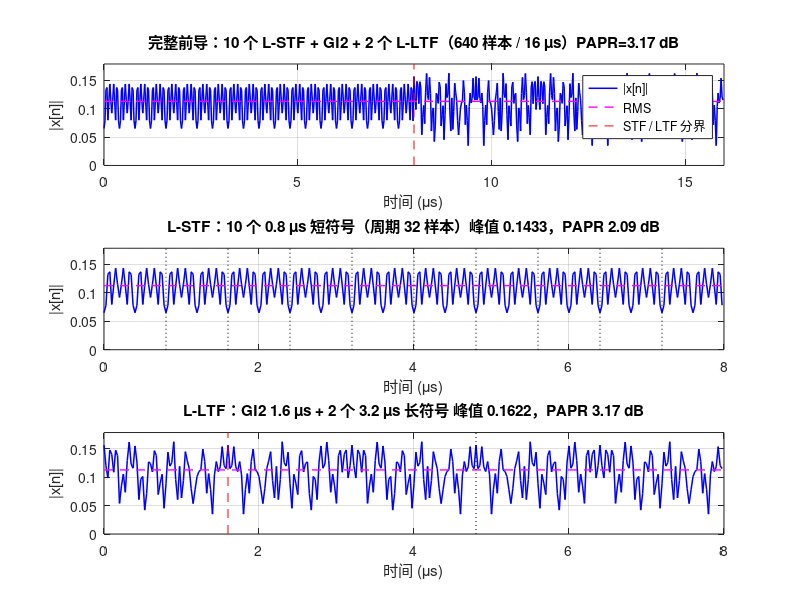
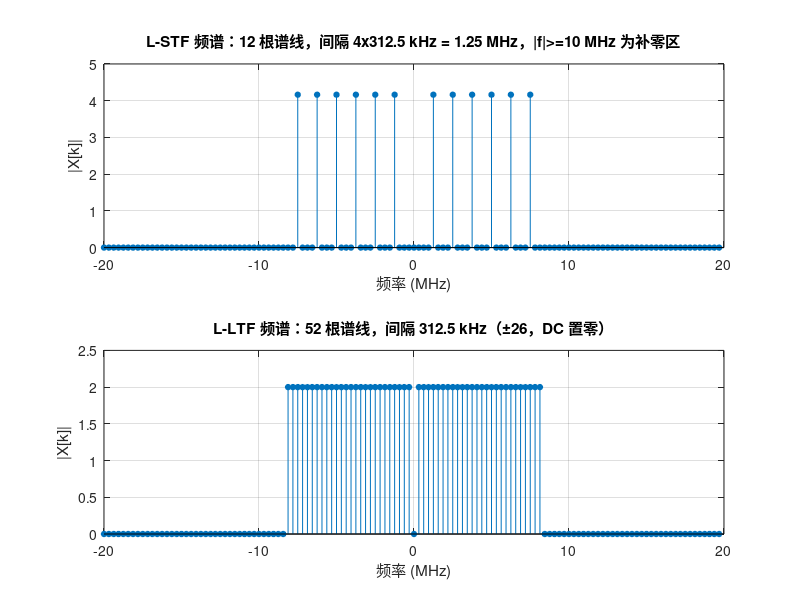

The MATLAB source for these figures, in order: (Note: this script raises an error after producing the figures.)
function varargout = tx_preamble(sample_rate_hz, plot_enable)
%tx_preamble  前导序列（L-STF + L-LTF）
%
%   用法一（接口，供组帧调用）：
%     preamble = tx_preamble(40e6)         生成并绘图，返回波形
%     preamble = tx_preamble(40e6, false)  只生成不绘图
%
%   用法二（独立运行，保留脚本式运行能力）：
%     tx_preamble                         直接运行，等价于原 preambleone_fixed 脚本
%
%   输入：
%     sample_rate_hz - 采样率（Hz，默认 40e6）
%     plot_enable    - true 时按原 preambleone_fixed 的绘图输出（默认 true）
%   输出 preamble_waveform：前导序列复基带波形，1×N 行向量。
%
%   实现依据 preambleone.m / preambleone_fixed.m：64 点频域序列（自然频率
%   顺序）→ 频域中间补零到 128 点 → 128 点 IFFT（×2 补偿 1/N 归一化）→ 时域拼装。
%     短训练序列 STS：10 个短符号，每个 0.8 us（32 samples），共 320 samples；
%     长训练序列 LTF：GI2 1.6 us（64 samples）+ 2 个 3.2 us 长符号（各 128
%                     samples），共 320 samples；
%     前导总长 = STS + LTF = 640 samples（16 us）。

% ---------------- 默认参数 ----------------
if nargin < 1 || isempty(sample_rate_hz), sample_rate_hz = 40e6; end
if nargin < 2 || isempty(plot_enable),    plot_enable    = true;  end

% ---------------- 采样率契约 ----------------
base_rate = 20e6;                                    % OFDM 数学在 20 MHz
os = round(sample_rate_hz / base_rate);              % 40 MHz -> os = 2
assert(abs(sample_rate_hz - os * base_rate) < 1e-6, ...
    '采样率必须为 20 MHz 的整数倍（本设计为 40 MHz）。');

Nfft = 64;
Nup  = os * Nfft;                                    % 128 @ 40 MHz
Nsh  = 16;                                           % 短训练符号 16 点（20 MHz 域）
Nlt  = 64;                                           % 长训练符号 64 点（20 MHz 域）

% ---------------- STF 频域（64 点，自然频率顺序）----------------
stf_k = [-24 -20 -16 -12 -8 -4 4 8 12 16 20 24];
stf_v = [1+1j, -1-1j, 1+1j, -1-1j, -1-1j, 1+1j, ...
    -1-1j, -1-1j, 1+1j, 1+1j, 1+1j, 1+1j] * sqrt(13/6);   % 修正：正半轴 [-1,-1,1,1,1,1]
stf_f = zeros(1, Nfft);
stf_f(mod(stf_k, Nfft) + 1) = stf_v;

% ---------------- LTF 频域（64 点，自然频率顺序）----------------
ltf_k = -26:26;                                        % 含直流
ltf_v = [ 1,  1, -1, -1,  1,  1, -1,  1, -1,  1,  1,  1,  1,  1,  1, -1, ...
    -1,  1,  1, -1,  1, -1,  1,  1,  1,  1,  0, ...
    1, -1, -1,  1,  1, -1,  1, -1,  1, -1, -1, -1, -1, -1, ...
    1,  1, -1, -1,  1, -1,  1, -1,  1,  1,  1,  1];
ltf_f = zeros(1, Nfft);
ltf_f(mod(ltf_k, Nfft) + 1) = ltf_v;                   % DC 自动为 0

assert(abs(sum(abs(stf_f).^2) - sum(abs(ltf_f).^2)) < 1e-9, ...
    'STF 与 LTF 的频域总功率必须相等（sqrt(13/6) 保证这一点）');

% ---------------- 频域补零上采样 ----------------
pad = zeros(1, Nup - Nfft);                           % 中间补 64 个零
stf_f = [stf_f(1:Nfft/2), pad, stf_f(Nfft/2+1:end)];
ltf_f = [ltf_f(1:Nfft/2), pad, ltf_f(Nfft/2+1:end)];

stf_t = os * ifft(stf_f, Nup);                        % os 补偿 1/N 缩放
ltf_t = os * ifft(ltf_f, Nup);

% ---------------- 时域拼装 ----------------
stf = repmat(stf_t(1:os*Nsh), 1, 10);                 % 10 x 0.8 us = 320 samples
gi2 = ltf_t(os*Nlt/2 + 1 : os*Nlt);                   % GI2 = 长符号后 64 点
ltf = [gi2, ltf_t, ltf_t];                            % GI2 1.6us + 2 x 3.2us = 320 samples

preamble_waveform = [stf, ltf];
preamble_waveform = preamble_waveform(:).';

% ---------------- 自检 ----------------
expected_len = os * (10*Nsh + 2*Nsh + 2*Nlt);         % 640 @ 40 MHz
assert(numel(preamble_waveform) == expected_len, ...
    sprintf('前导长度应为 %d 点，实际 %d 点', expected_len, numel(preamble_waveform)));
assert(isequal(ltf(1:os*2*Nsh), ltf_t(os*Nlt/2+1:end)), ...
    'GI2 应为长符号的后 64 点');

% ================= 原 preambleone_fixed.m 的绘图================
if plot_enable
    Fs = sample_rate_hz;
    preamble = preamble_waveform;
    G = os;
    rmsv = @(x) sqrt(mean(abs(x).^2));
    papr = @(x) 10*log10(max(abs(x).^2) / mean(abs(x).^2));
    
    % ---- 5. 校验与指标 ----
    fprintf('总样本 %d（%.2f us）| STF %.2f us + LTF %.2f us\n', ...
        numel(preamble), numel(preamble)/Fs*1e6, numel(stf)/Fs*1e6, numel(ltf)/Fs*1e6);
    fprintf('STF 周期 %d 样本（%.2f us）| 平均功率 %.6f | PAPR %.2f dB\n', ...
        32, 32/Fs*1e6, mean(abs(preamble).^2), papr(preamble));
    fprintf('\n         %8s %8s %9s %9s\n', 'RMS', '峰值', '峰值/RMS', 'PAPR/dB');
    fprintf('STF      %8.4f %8.4f %9.3f %9.2f\n', ...
        rmsv(stf), max(abs(stf)), max(abs(stf))/rmsv(stf), papr(stf));
    fprintf('LTF      %8.4f %8.4f %9.3f %9.2f\n', ...
        rmsv(ltf), max(abs(ltf)), max(abs(ltf))/rmsv(ltf), papr(ltf));
    fprintf('峰值差   %8s %8s %9s %7.2f dB\n', '', '', '', ...
        20*log10(max(abs(ltf))/max(abs(stf))));
    
    % ---- 6. 时域：整体 / STF / LTF 分开画 ----
    t  = (0:numel(preamble)-1)/Fs*1e6;
    pk = 1.1*max(abs(preamble));
    
    figure('Color','w','Name','802.11a preamble @ 40 MHz');
    subplot(3,1,1);
    plot(t, abs(preamble), 'b', 'LineWidth', 1.1); hold on;
    plot([0 16], [rmsv(preamble) rmsv(preamble)], 'm--', 'LineWidth', 1);
    plot([8 8], [0 pk], 'r--');
    grid on; xlim([0 16]); ylim([0 pk]);
    xlabel('时间 (\mus)'); ylabel('|x[n]|');
    legend('|x[n]|', 'RMS', 'STF / LTF 分界', 'Location', 'northeast');
    title(sprintf('完整前导：10 个 L-STF + GI2 + 2 个 L-LTF（640 样本 / 16 \\mus）PAPR=%.2f dB', papr(preamble)));
    
    subplot(3,1,2);
    plot((0:numel(stf)-1)/Fs*1e6, abs(stf), 'b', 'LineWidth', 1.1); hold on;
    plot([0 8], [rmsv(stf) rmsv(stf)], 'm--', 'LineWidth', 1);
    for k = 1:9, plot([0.8 0.8]*k, [0 pk], 'k:'); end
    grid on; xlim([0 8]); ylim([0 pk]);
    xlabel('时间 (\mus)'); ylabel('|x[n]|');
    title(sprintf('L-STF：10 个 0.8 \\mus 短符号（周期 32 样本）峰值 %.4f，PAPR %.2f dB', ...
        max(abs(stf)), papr(stf)));
    
    subplot(3,1,3);
    plot((0:numel(ltf)-1)/Fs*1e6, abs(ltf), 'b', 'LineWidth', 1.1); hold on;
    plot([0 8], [rmsv(ltf) rmsv(ltf)], 'm--', 'LineWidth', 1);
    plot([1.6 1.6], [0 pk], 'r--'); plot([4.8 4.8], [0 pk], 'k:');
    grid on; xlim([0 8]); ylim([0 pk]);
    xlabel('时间 (\mus)'); ylabel('|x[n]|');
    title(sprintf('L-LTF：GI2 1.6 \\mus + 2 个 3.2 \\mus 长符号 峰值 %.4f，PAPR %.2f dB', ...
        max(abs(ltf)), papr(ltf)));
    
    % ---- 7. 频域：补零后的线谱 ----
    fM = (-Nup/2:Nup/2-1) * (Fs/Nup)/1e6;
    
    figure('Color','w','Name','802.11a preamble spectrum @ 40 MHz');
    subplot(2,1,1);
    stem(fM, abs(fftshift(fft(stf_t))), 'filled', 'MarkerSize', 4);
    grid on; xlim([-20 20]); xlabel('频率 (MHz)'); ylabel('|X[k]|');
    title('L-STF 频谱：12 根谱线，间隔 4x312.5 kHz = 1.25 MHz，|f|>=10 MHz 为补零区');
    
    subplot(2,1,2);
    stem(fM, abs(fftshift(fft(ltf_t))), 'filled', 'MarkerSize', 4);
    grid on; xlim([-20 20]); xlabel('频率 (MHz)'); ylabel('|X[k]|');
    title('L-LTF 频谱：52 根谱线，间隔 312.5 kHz（±26，DC 置零）');
    
    % ---- 8. PSD：前导自身 vs 长随机载荷 ----
    [Pxx, fp] = pwelch(preamble, hann(256,'periodic'), 128, 512, Fs, 'centered');
    
    rng(0);
    idx_data  = [-26:-22, -20:-8, -6:-1, 1:6, 8:20, 22:26];
    idx_pilot = [-21 -7 7 21];
    nsym = 200;
    nPer = Nup + 32;
    xpay = zeros(1, nsym*nPer);
    for m = 1:nsym
        X = zeros(1, Nfft);
        X(mod(idx_data,  Nfft)+1) = (2*randi([0 1],1,48)-1) + 1j*(2*randi([0 1],1,48)-1);
        X(mod(idx_pilot, Nfft)+1) = [1 1 1 -1] * (1+1j);
        xs = G * ifft([X(1:Nfft/2), zeros(1,Nup-Nfft), X(Nfft/2+1:end)], Nup);
        xpay((m-1)*nPer + (1:nPer)) = [xs(end-31:end), xs];
    end
    [Ppay, fpay] = pwelch(xpay, hann(512,'periodic'), 384, 2048, Fs, 'centered');
    
    d1 = 10*log10(Pxx); d1 = d1 - max(d1(abs(fp) <= 7.5e6));
    d2 = 10*log10(Ppay); d2 = d2 - max(d2(abs(fpay) <= 7.5e6));
    b1 = abs(fp)   <= 7.5e6;
    b2 = abs(fpay) <= 7.5e6;
    fprintf('\n前导 PSD 带内起伏：std %.2f dB，峰谷 %.1f dB\n', std(d1(b1)), max(d1(b1))-min(d1(b1)));
    fprintf('随机载荷 PSD 带内起伏：std %.2f dB，峰谷 %.1f dB\n', std(d2(b2)), max(d2(b2))-min(d2(b2)));
    
    figure('Color','w','Name','PSD: preamble vs random payload');
    subplot(2,1,1);
    plot(fp/1e6, d1, 'k'); grid on; xlim([-20 20]); ylim([-45 5]);
    xlabel('频率 (MHz)'); ylabel('归一化 PSD (dB)');
    title(sprintf('16 \\mus 前导的 PSD：4 段 Welch，带内 std %.1f dB（1.25 MHz 周期的梳齿状起伏）', std(d1(b1))));
    
    subplot(2,1,2);
    plot(fpay/1e6, d2, 'b'); grid on; xlim([-20 20]); ylim([-45 5]);
    xlabel('频率 (MHz)'); ylabel('归一化 PSD (dB)');
    title(sprintf('200 个随机 OFDM 符号的 PSD：带内 std %.1f dB（这才是"平顶"）', std(d2(b2))));
end

% ---------------- 输出 ----------------
if nargout >= 1
    varargout{1} = preamble_waveform;
end
end
